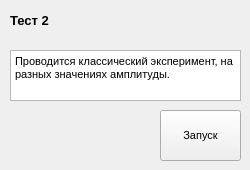
      <widget class="QWidget" name="page_2">
       <widget class="QPushButton" name="btnTest1_5">
        <property name="geometry">
         <rect>
          <x>160</x>
          <y>110</y>
          <width>81</width>
          <height>51</height>
         </rect>
        </property>
        <property name="font">
         <font>
          <family>Arial</family>
          <pointsize>8</pointsize>
          <weight>50</weight>
          <bold>false</bold>
         </font>
        </property>
        <property name="text">
         <string>Запуск</string>
        </property>
       </widget>
       <widget class="QLabel" name="label_test_5">
        <property name="geometry">
         <rect>
          <x>10</x>
          <y>10</y>
          <width>61</width>
          <height>21</height>
         </rect>
        </property>
        <property name="font">
         <font>
          <pointsize>10</pointsize>
          <weight>75</weight>
          <bold>true</bold>
         </font>
        </property>
        <property name="text">
         <string>Тест 2</string>
        </property>
       </widget>
       <widget class="QTextBrowser" name="textBrowser_3">
        <property name="geometry">
         <rect>
          <x>10</x>
          <y>50</y>
          <width>231</width>
          <height>51</height>
         </rect>
        </property>
        <property name="html">
         <string>&lt;!DOCTYPE HTML PUBLIC &quot;-//W3C//DTD HTML 4.0//EN&quot; &quot;http://www.w3.org/TR/REC-html40/strict.dtd&quot;&gt;
&lt;html&gt;&lt;head&gt;&lt;meta name=&quot;qrichtext&quot; content=&quot;1&quot; /&gt;&lt;style type=&quot;text/css&quot;&gt;
p, li { white-space: pre-wrap; }
&lt;/style&gt;&lt;/head&gt;&lt;body style=&quot; font-family:'MS Shell Dlg 2'; font-size:8.25pt; font-weight:400; font-style:normal;&quot;&gt;
&lt;p style=&quot; margin-top:0px; margin-bottom:0px; margin-left:0px; margin-right:0px; -qt-block-indent:0; text-indent:0px;&quot;&gt;Проводится классический эксперимент, на разных значениях амплитуды.&lt;/p&gt;&lt;/body&gt;&lt;/html&gt;</string>
        </property>
       </widget>
      </widget>
